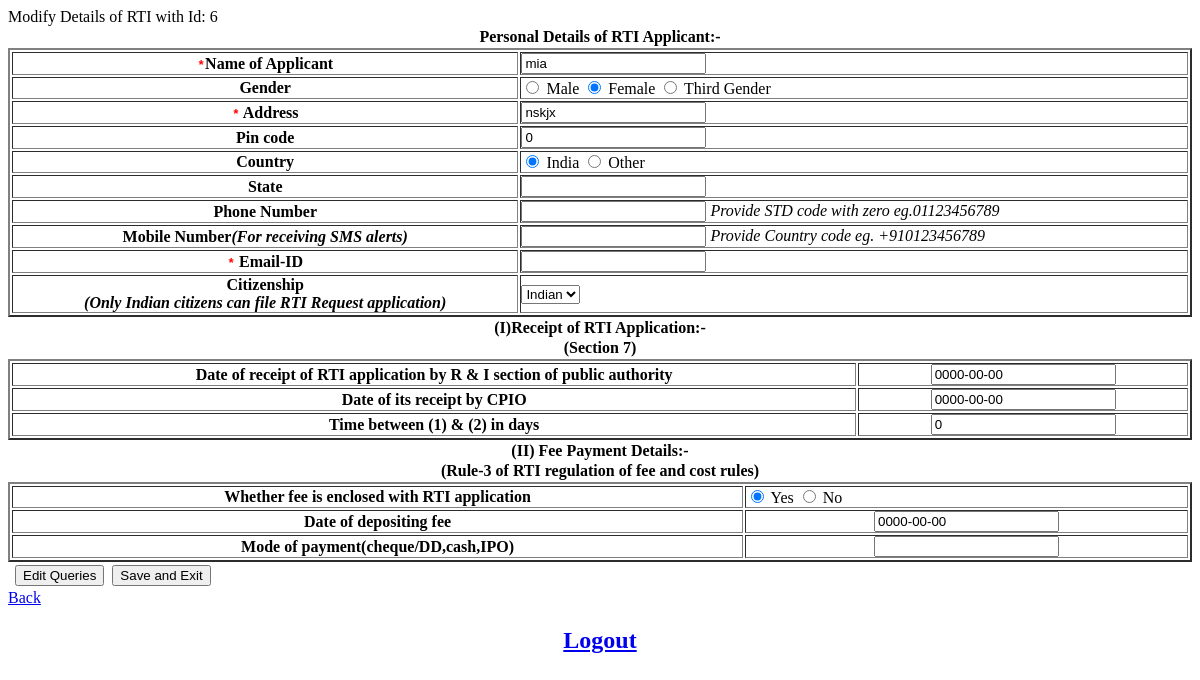
/replyform.php?id=6, run on an earlier commit of the app's database.
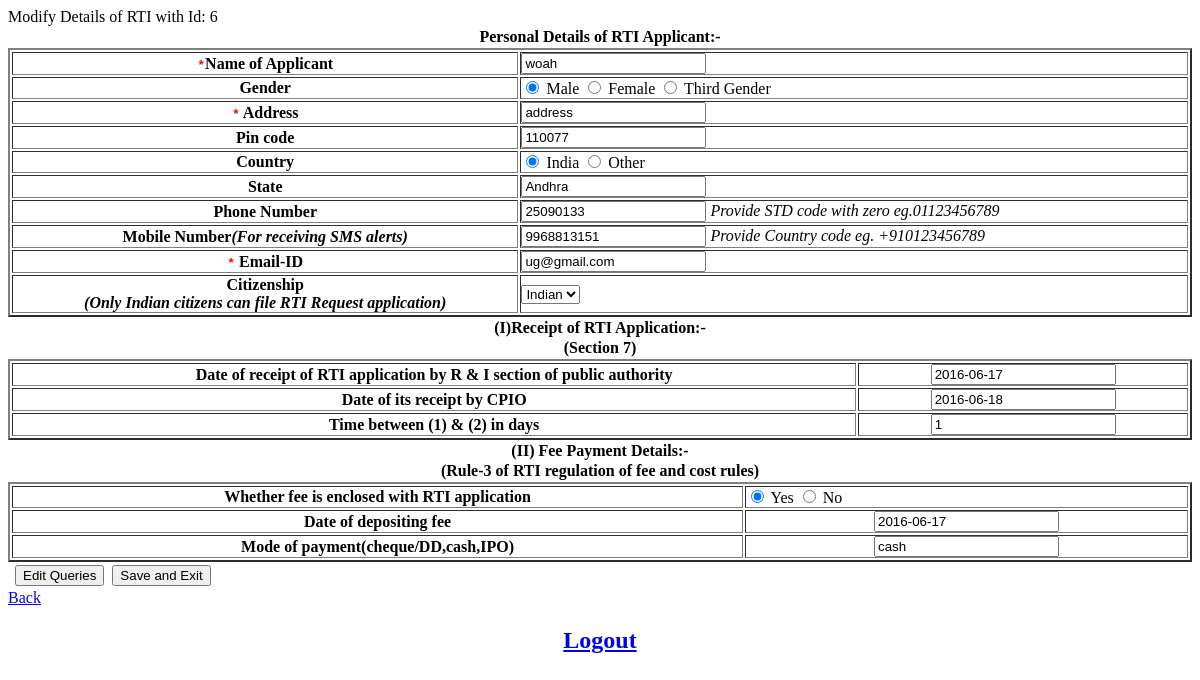
And on a later commit of the database.
### tables this page shows
CREATE TABLE `add_rti` (
  `id` int(11) NOT NULL,
  `name` varchar(30) NOT NULL,
  `gender` varchar(15) NOT NULL,
  `address` varchar(100) NOT NULL,
  `pin_code` int(11) NOT NULL,
  `state` varchar(20) NOT NULL,
  `country` varchar(10) NOT NULL,
  `phone_no` varchar(15) NOT NULL,
  `mobile` varchar(15) NOT NULL,
  `email` varchar(40) NOT NULL,
  `citizenship` varchar(15) NOT NULL,
  `date_of_receipt` date NOT NULL,
  `date_of_receipt_cio` date NOT NULL,
  `timespan` int(11) NOT NULL,
  `fee_enclosed` varchar(10) NOT NULL,
  `fee_deposit_date` date NOT NULL,
  `pay_mode` varchar(20) NOT NULL,
  `archieve` int(11) DEFAULT NULL
);

### replyform.php (the view, shortened to what the changed rows need)
<!DOCTYPE html>
	<html>
		<head>
		</head>
	<body>
<?php
	$con = mysqli_connect("localhost","root","");
	mysqli_select_db($con, "rti");
	if(isset($_GET['id'])) {
		$Id = $_GET['id'];
		$data = "SELECT * FROM  add_rti WHERE id=".$Id.";";
		$query = mysqli_query($con, $data);
		$data2 = mysqli_fetch_array($query);
?>
		<form action='modify.php'  method='post' id='Form_1458553627' name="prev_rti">
			<table width="100%" border="0" class="heading" cellpadding="0 0 0 15">
				<tbody>
					<tr><th colspan="2">Personal Details of RTI Applicant:-</th></tr>
				</tbody>
			</table>
			<table width="100%" border="2" class="tbl-border" cellpadding="0" cellspacing="2">
				<tbody>
					<tr>
                	    <th class="THfirst"><samp style="color:#FF0000"><b>*</b></samp>Name of Applicant</th>
                    	<td class="TDfirst">
							<input type="text" name="name" id="name" maxlength="50" value="<?php echo $data2['name']?>" class="name" placeholder="">
                	    </td>
                	</tr>
					<tr>
    	                <th>Gender </th>
        	            <td>
							<input type="radio" name="gender" id="gender" class="radio" <?php if(strcmp($data2['gender'], "Male") == 0){ echo "checked=\"checked\""; }?> value="Male"> Male
							<input type="radio" name="gender" id="gender" class="radio" <?php if(strcmp($data2['gender'], "Female") == 0){ echo "checked=\"checked\""; }?> value="Female"> Female
							<input type="radio" name="gender" id="gender" class="radio" <?php if(strcmp($data2['gender'], "Third Gender") == 0){ echo "checked=\"checked\""; }?> value="Third Gender"> Third Gender
                    	</td>
					</tr>
					<tr>
						<th><samp style="color:#FF0000"><b>*</b></samp> Address</th>
						<td>
							<input type="text" name="address" id="address1" class="address" maxlength="100" value="<?php echo $data2['address']?>">
						</td>
					</tr>
					<tr>
						<th>Pin code</th>
						<td>
							<input type="text" name="pin_code" minlength="6" maxlength="6" onkeydown="return isNumeric(event.keyCode);" value="<?php echo $data2['pin_code']?>">
						</td>
					</tr>
					<tr>
						<th>Country</th>
						<td>
							<input type="radio" name="country" id="chkstate" <?php if(strcmp($data2['country'], "India") == 0){ echo "checked=\"checked\""; }?> value="India" onclick="test();"> India
							<input type="radio" name="country" id="chkcountry" <?php if(strcmp($data2['country'], "other") == 0){ echo "checked=\"checked\""; }?> value="Other" onclick="test1();"> Other
						</td>
					</tr>
					<tr>
						<th>State</th>
						<td>
							<input type="text" name="state" id="cngStateName" maxlength="18" value="<?php echo $data2['state']?>">
						</td>
					</tr>
					<tr>
						<th>Phone Number</th>
						<td>
							<input type="text" name="phone_no" id="phone" maxlength="18" onkeydown="return isNumeric(event.keyCode);" class="numeric" value="<?php echo $data2['phone_no']?>">
							<cite>Provide STD code with zero eg.01123456789</cite>
						</td>
					</tr>
					<tr>
						<th>Mobile Number<cite>(For receiving SMS alerts)</cite></th>
			            <td><input type="text" name="mobile" id="cell" maxlength="15" class="numeric" onkeydown="return isNumeric(event.keyCode);" value="<?php echo $data2['mobile']?>">
							<cite>Provide Country code eg. +910123456789</cite>
						</td>
					</tr>
					<tr>
						<th><samp style="color:#FF0000"><b>*</b></samp> Email-ID</th>
						<td>
							<input type="text" name="email" maxlength="70" value="<?php echo $data2['email']?>" id="Email" class="watermark">
						</td>
					</tr>
					<tr>
						<th class="THfirst">Citizenship<cite><br>(Only Indian citizens can file RTI Request application)</cite>	</th>
						<td class="TDfirst">
							<select name="citizenship" id="Citizenship" class="selectLong" onchange="chkCitizenship(this);">
								<option value="Indian">Indian</option>
							</select>
						</td>
					</tr>
			</tbody>
		</table>
			<table width="100%" border="0" class="heading" cellpadding="0 0 0 15">
		<tbody>
			<tr><th colspan="2">(I)Receipt of RTI Application:-</th></tr>
			<tr><th colspan="2">(Section 7)</th></tr>
		</tbody>
		</table>
		<table width="100%" border="2" class="tbl-border" cellpadding="0" cellspacing="2">
		<tbody>
			<tr>
				<th>Date of receipt of RTI application by R & I section of public authority</th>
				<th><input type="text" name="date_of_receipt" id="date_of_receipt" placeholder="YYYY-MM_DD" maxlength="50" value="<?php echo $data2['date_of_receipt']?>" class="name" placeholder="YYYY-MM-DD"></th>
			</tr>
			<tr>
				<th>Date of its receipt by CPIO</th><th><input type="text" placeholder="YYYY-MM_DD" name="date_of_receipt_cio" id="date_of_receipt_cpio" maxlength="50" value="<?php echo $data2['date_of_receipt_cio']?>" class="name" placeholder="YYYY-MM-DD"></th>
			</tr>
			<tr>
				<th>Time between (1) & (2) in days</th><th> <input type="text" name="time" id="time" maxlength="50" value="<?php echo $data2['timespan']?>" class="name" placeholder=""></th>
			</tr>
		</tbody>
	</table>
		<table width="100%" border="0" class="heading" cellpadding="0 0 0 15">
			<tbody>
				<tr><th colspan="2">(II) Fee Payment Details:-</th></tr>
				<tr><th colspan="2">(Rule-3 of RTI regulation of fee and cost rules)</th></tr>
			</tbody>
		</table>
			<table width="100%" border="2" class="tbl-border" cellpadding="0" cellspacing="2">
	<tr>
		<th>Whether fee is enclosed with RTI application</th>
			<td>
				<input type="radio" value="yes" <?php if(strcmp($data2['fee_enclosed'], "yes") == 0){ echo "checked=\"checked\""; }?>  name="fee" id="fee_paid"> Yes
				<input type="radio" value="no" <?php if(strcmp($data2['fee_enclosed'], "No") == 0 or strcmp($data2['fee_enclosed'], "no") == 0){ echo "checked=\"checked\""; }?> name="fee" id="fee_not_paid"> No
			</td>
	</tr>
	<tr>
		<th>Date of depositing fee</th>
		<th><input type="text" id="fee_deposit_date" name="fee_deposit_date" maxlength="50" placeholder="YYYY-MM-DD" value="<?php echo $data2['fee_deposit_date']?>"></th>
	</tr>
	<tr>
		<th>Mode of payment(cheque/DD,cash,IPO)</th>
		<th><input type="text" id="pay_mode" name="pay_mode" maxlength="50" value="<?php echo $data2['pay_mode']?>"></th>
	</tr>
	</table>
<table>
	<tbody>
		<tr>
			<th colspan="15"></th><th><input type="submit" name="edit" id="addQuestions" value="Edit Queries" class="btnaddQuestions" onclick="validateDate()"></th>
			<th colspan="15"></th><th><input type="submit" name="submit" id="addQuestions" value="Save and Exit" class="btnaddQuestions" onclick="validateDate()"></th>
		</tr>
	</tbody>
 </table>
</form>
</body>
</html>
<?php
	}
?>

What changed in the data, as far as the page shows it:
changed add_rti: name "mia" → "woah"; gender "☐" → "☑"; gender "☑" → "☐"; address "nskjx" → "address"; pin_code "0" → "110077"; state (not shown) → "Andhra"; phone_no (not shown) → "25090133"; mobile (not shown) → "9968813151"; email (not shown) → "ug@gmail.com"; date_of_receipt "0000-00-00" → "2016-06-17"; date_of_receipt_cio "0000-00-00" → "2016-06-18"; time "0" → "1"; fee_deposit_date "0000-00-00" → "2016-06-17"; pay_mode (not shown) → "cash"
